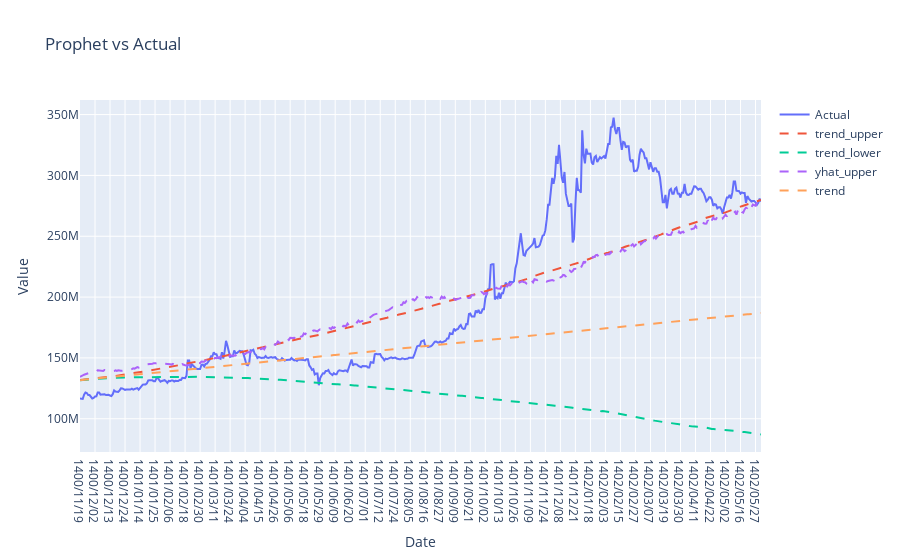

Notebook code for this chart:
### Code cell
# Plot the predictions against the actual values
fig = go.Figure()
fig.add_trace(go.Scatter(x=Added_data.index[1200:1700], y=val_y, mode='lines', name='Actual'))
fig.add_trace(go.Scatter(x=Added_data.index[1200:1700], y=forecast['trend_upper'].values[1200:1700], mode='lines', name='trend_upper', line=dict(dash='dash')))
fig.add_trace(go.Scatter(x=Added_data.index[1200:1700], y=forecast['trend_lower'].values[1200:1700], mode='lines', name='trend_lower', line=dict(dash='dash')))
fig.add_trace(go.Scatter(x=Added_data.index[1200:1700], y=forecast['yhat_upper'].values[1200:1700], mode='lines', name='yhat_upper', line=dict(dash='dash')))
fig.add_trace(go.Scatter(x=Added_data.index[1200:1700], y=forecast['trend'].values[1200:1700], mode='lines', name='trend', line=dict(dash='dash')))

fig.update_layout(title='Prophet vs Actual', xaxis_title='Date', yaxis_title='Value', hovermode='x')
fig.show()

### Figure 1 — Plotly figure (JSON) as saved in the notebook; plotly's stock layout.template omitted (floating-point values rounded to 4 significant figures; data arrays with more than 128 entries replaced by an {"elided": "..."} marker saying what was removed)
{"data": [{"mode": "lines", "name": "Actual", "type": "scatter", "x": {"elided": "500 str values"}, "y": {"elided": "500 int values"}}, {"line": {"dash": "dash"}, "mode": "lines", "name": "trend_upper", "type": "scatter", "x": {"elided": "500 str values"}, "y": {"elided": "500 float values"}}, {"line": {"dash": "dash"}, "mode": "lines", "name": "trend_lower", "type": "scatter", "x": {"elided": "500 str values"}, "y": {"elided": "500 float values"}}, {"line": {"dash": "dash"}, "mode": "lines", "name": "yhat_upper", "type": "scatter", "x": {"elided": "500 str values"}, "y": {"elided": "500 float values"}}, {"line": {"dash": "dash"}, "mode": "lines", "name": "trend", "type": "scatter", "x": {"elided": "500 str values"}, "y": {"elided": "500 float values"}}], "layout": {"hovermode": "x", "title": {"text": "Prophet vs Actual"}, "xaxis": {"title": {"text": "Date"}}, "yaxis": {"title": {"text": "Value"}}}}
